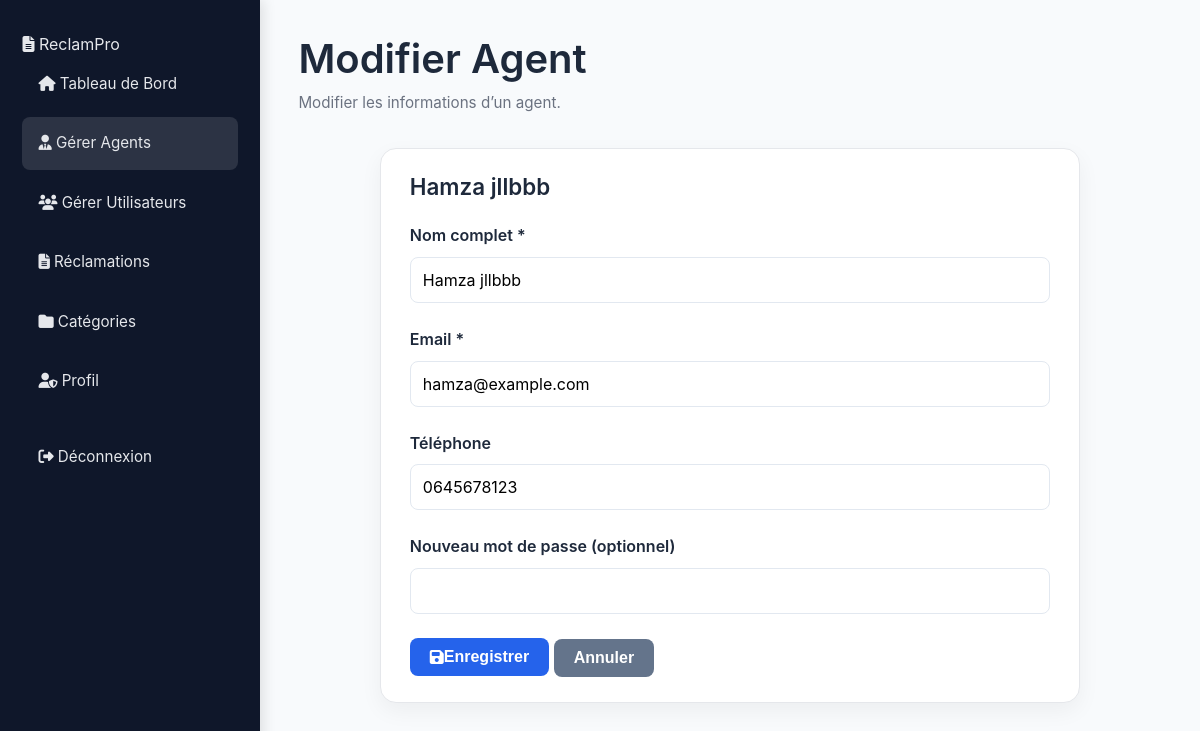
The app's page /admin/edit-agent.php?id=5 with its own data.
### tables this page shows
CREATE TABLE IF NOT EXISTS `utilisateurs` (
  `id` int NOT NULL AUTO_INCREMENT,
  `nom_complet` varchar(150) NOT NULL,
  `email` varchar(150) NOT NULL,
  `mot_de_passe` varchar(255) NOT NULL,
  `role` enum('admin','agent','user') NOT NULL DEFAULT 'user',
  `telephone` varchar(30) DEFAULT NULL,
  `adresse` varchar(255) DEFAULT NULL,
  `date_creation` timestamp NULL DEFAULT CURRENT_TIMESTAMP,
  PRIMARY KEY (`id`),
  UNIQUE KEY `email` (`email`)
);

### php/models/User.php (called while the page is built, shortened)
<?php
class User
{
    private PDO $pdo;
    public function __construct(PDO $pdo)
    {
        $this->pdo = $pdo;
    }
    public function findById(int $id): ?array
    {
        $stmt = $this->pdo->prepare("SELECT * FROM utilisateurs WHERE id = ?");
        $stmt->execute([$id]);
        return $stmt->fetch() ?: null;
    }
}

### admin/edit-agent.php (the view, shortened to what this page needs)
<?php
require_once __DIR__ . '/../php/database.php';
require_once __DIR__ . '/../php/models/User.php';
$pdo = Database::getInstance();
$userModel = new User($pdo);
$agentId = isset($_GET['id']) ? (int)$_GET['id'] : 0;
$agent = $userModel->findById($agentId);
include 'includes/admin-header.php';
?>
<div class="layout">
    <?php include 'includes/admin-sidebar.php'; ?>
    <main class="main">
        <header class="topbar">
            <div>
                <h1>Modifier Agent</h1>
                <p class="topbar-subtitle">Modifier les informations d’un agent.</p>
            </div>
        </header>
        <section class="content">
            <div class="card" style="max-width:700px; margin:auto;">
                <div class="card-header">
                    <h2><?= htmlspecialchars($agent['nom_complet']) ?></h2>
                </div>
                <form method="POST">
                    <div class="form-group">
                        <label>Nom complet *</label>
                        <input type="text" class="input-text" name="nom_complet"
                               value="<?= htmlspecialchars($agent['nom_complet']) ?>" required>
                    </div>
                    <div class="form-group">
                        <label>Email *</label>
                        <input type="email" class="input-text" name="email"
                               value="<?= htmlspecialchars($agent['email']) ?>" required>
                    </div>
                    <div class="form-group">
                        <label>Téléphone</label>
                        <input type="text" class="input-text" name="telephone"
                               value="<?= htmlspecialchars($agent['telephone'] ?? '') ?>">
                    </div>
                    <div class="form-group">
                        <label>Nouveau mot de passe (optionnel)</label>
                        <input type="password" class="input-text" name="password">
                    </div>
                    <div class="form-actions">
                        <button class="btn btn-primary">
                            <i class="fas fa-save"></i> Enregistrer
                        </button>
                        <button type="button" class="btn btn-secondary" onclick="history.back()">
                            Annuler
                        </button>
                    </div>
                </form>
            </div>
        </section>
    </main>
</div>
<?php include 'includes/admin-footer.php'; ?>

### assets/css/main.css (style rules this page uses)
* { margin: 0; padding: 0; box-sizing: border-box; }
:root { --primary-color: #2563eb; --secondary-color: #64748b; --success-color: #16a34a; --danger-color: #dc2626; --warning-color: #ea580c; --info-color: #0891b2; --light-bg: #f8fafc; --white: #ffffff; --text-dark: #1e293b; --text-light: #64748b; --border-color: #e2e8f0; --shadow: 0 1px 3px rgba(0, 0, 0, 0.1); --shadow-lg: 0 10px 25px rgba(0, 0, 0, 0.1); }
body { font-family: -apple-system, BlinkMacSystemFont, "Segoe UI", Roboto, "Helvetica Neue", Arial, sans-serif; background-color: var(--light-bg); color: var(--text-dark); line-height: 1.6; }
h1, h2, h3, h4, h5, h6 { font-weight: 600; line-height: 1.2; margin-bottom: 0.5rem; }
h1 { font-size: 2.5rem; }
h2 { font-size: 2rem; }
.btn { display: inline-flex; align-items: center; justify-content: center; padding: 0.625rem 1.25rem; border: none; border-radius: 0.5rem; font-weight: 600; cursor: pointer; transition: all 0.3s ease; text-decoration: none; font-size: 1rem; }
.btn-primary { background-color: var(--primary-color); color: var(--white); }
.btn-secondary { background-color: var(--secondary-color); color: var(--white); }
.form-group { margin-bottom: 1.5rem; }
.form-group label { display: block; margin-bottom: 0.5rem; font-weight: 600; color: var(--text-dark); }
.form-group input, .form-group select, .form-group textarea { width: 100%; padding: 0.75rem; border: 1px solid var(--border-color); border-radius: 0.5rem; font-size: 1rem; font-family: inherit; transition: border-color 0.3s ease; }

### assets/css/dashboard.css (style rules this page uses)
.layout { display: flex; min-height: 100vh; background: #f8fafc; }
.main { flex: 1; padding: 2.2rem 2.4rem; }
.topbar { display: flex; align-items: center; justify-content: space-between; margin-bottom: 2rem; }
.topbar-subtitle { margin-top: 0.4rem; font-size: 0.95rem; color: #6b7280; }
.content { margin-top: 1.5rem; }
.card, .card-stat { background: #ffffff; padding: 1.6rem 1.8rem; border-radius: 1rem; border: 1px solid #e5e7eb; margin-bottom: 2rem; box-shadow: 0 8px 22px rgba(0,0,0,0.05); }
.card-header { display: flex; justify-content: space-between; align-items: center; margin-bottom: 1.4rem; }
.card-header h2 { font-size: 1.4rem; margin: 0; }
.input-text, .input-select, .input-search, textarea { width: 100%; padding: 0.9rem 1rem; border-radius: 0.6rem; border: 1px solid #d1d5db; font-size: 0.95rem; background: #fff; }

### records on screen
utilisateurs: nom_complet "Hamza jllbbb", email "hamza@example.com", telephone "0645678123"
